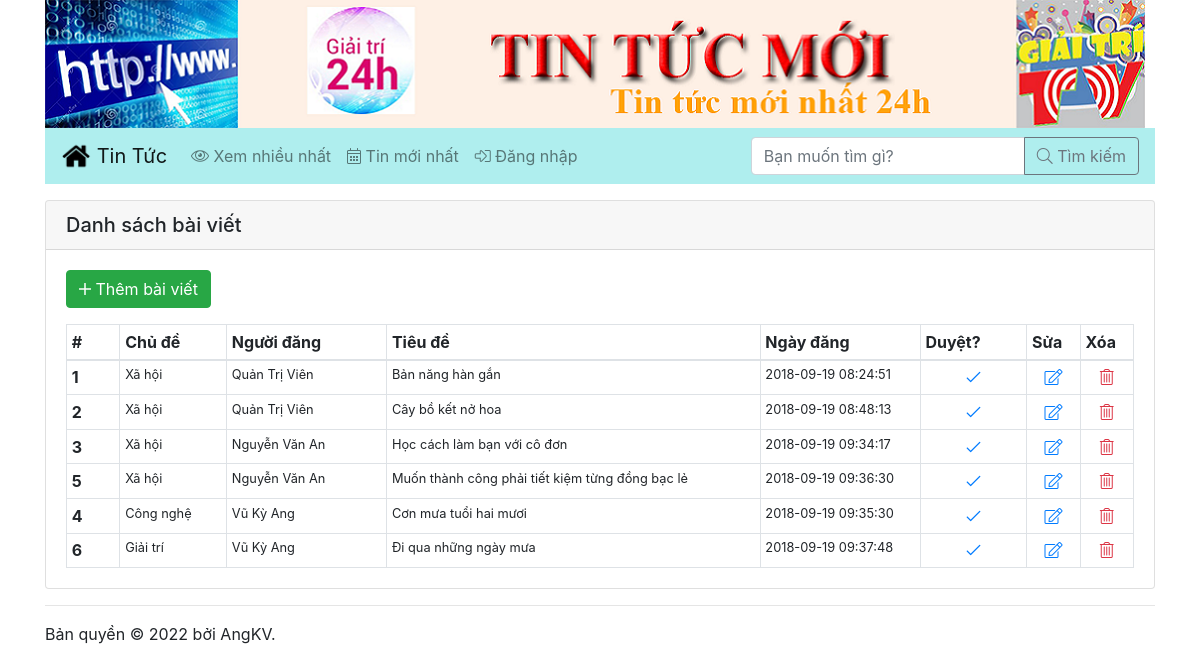
The app's page /baiviet.php with its own data.
### tables this page shows
CREATE TABLE `tbl_baiviet` (
  `ID` int(10) NOT NULL,
  `MaChuDe` int(10) NOT NULL,
  `MaNguoiDung` int(10) NOT NULL,
  `TieuDe` varchar(255) NOT NULL,
  `TomTat` text NOT NULL,
  `NoiDung` text NOT NULL,
  `NgayDang` datetime NOT NULL,
  `LuotXem` int(10) NOT NULL,
  `KiemDuyet` tinyint(1) NOT NULL
);

CREATE TABLE `tbl_chude` (
  `ID` int(10) NOT NULL,
  `TenChuDe` varchar(100) NOT NULL
);

CREATE TABLE `tbl_nguoidung` (
  `ID` int(10) NOT NULL,
  `HoVaTen` varchar(50) NOT NULL,
  `TenDangNhap` varchar(50) NOT NULL,
  `MatKhau` varchar(100) NOT NULL,
  `QuyenHan` tinyint(1) NOT NULL,
  `Khoa` tinyint(1) NOT NULL
);

### baiviet.php (the view, shortened to what this page needs)
<?php
	include_once "ketnoi.php";
	$sql = "SELECT b.*, c.TenChuDe, n.HoVaTen
			FROM tbl_baiviet b, tbl_chude c, tbl_nguoidung n
			WHERE b.MaChuDe = c.ID AND b.MaNguoiDung = n.ID";
	$danhsach = mysqli_query($link, $sql);
?>
<!DOCTYPE html>
<html lang="en">
<?php include_once "header.php"; ?>
<body>
	<div class="container">
		<?php include_once "navbar.php"; ?>
		<div class="card mt-3">
			<h5 class="card-header">Danh sách bài viết</h5>
			<div class="card-body">
				<p><a href="baiviet_them.php" class="btn btn-success"><i class="fal fa-plus"></i> Thêm bài viết</a></p>
				<table class="table table-bordered table-sm mb-0">
					<thead>
						<tr>
							<th width="5%">#</th>
							<th width="10%">Chủ đề</th>
							<th width="15%">Người đăng</th>
							<th width="35%">Tiêu đề</th>
							<th width="15%">Ngày đăng</th>
							<th width="10%">Duyệt?</th>
							<th width="5%">Sửa</th>
							<th width="5%">Xóa</th>
						</tr>
					</thead>
					<tbody>
						<?php
							while($dong = mysqli_fetch_array($danhsach))
							{
								echo "<tr>";
									echo "<th>{$dong['ID']}</th>";
									echo "<td class='small'>{$dong['TenChuDe']}</td>";
									echo "<td class='small'>{$dong['HoVaTen']}</td>";
									echo "<td class='small'>{$dong['TieuDe']}</td>";
									echo "<td class='small'>{$dong['NgayDang']}</td>";
									echo "<td class='text-center'>";
										if($dong['KiemDuyet'] == 0)
											echo "<a href='baiviet_duyet.php?id={$dong['ID']}'><i class='fal fa-ban text-danger'></i></a>";
										else
											echo "<a href='baiviet_duyet.php?id={$dong['ID']}'><i class='fal fa-check text-primary'></i></a>";
									echo "</td>";
									echo "<td class='text-center'><a href='baiviet_sua.php?id={$dong['ID']}'><i class='fal fa-edit'></i></a></td>";
									echo "<td class='text-center'><a href='baiviet_xoa.php?id={$dong['ID']}' onclick='return confirm(\"Bạn có muốn xóa bài viết {$dong['TieuDe']} không?\")'><i class='fal fa-trash-alt text-danger'></i></a></td>";
								echo "</tr>";
							}
						?>
					</tbody>
				</table>
			</div>
		</div>
		<?php include_once "footer.php"; ?>
	</div>
</body>
</html>

### header.php (shortened to what this page needs)
<head>
	<link rel="stylesheet" type="text/css" href="css/bootstrap.min.css" />
	<link rel="stylesheet" type="text/css" href="css/font-awesome.min.css" />
	<link rel="stylesheet" type="text/css" href="css/style.css" />
</head>

### navbar.php (shortened to what this page needs)
<img src="images\a.png" class="img-fluid" alt="Responsive image">
<nav class="navbar navbar-expand-xl navbar-light" style="background-color:#afeeee;">
	<a class="navbar-brand" href="index.php">
		<img src="images/new.png" width="30" height="30" class="d-inline-block align-top" alt="" /> Tin Tức
	</a>
	<div class="collapse navbar-collapse" id="navbarSupportedContent">
		<ul class="navbar-nav mr-auto">
			<li class="nav-item">
				<a class="nav-link" href="#"><i class="fal fa-eye"></i> Xem nhiều nhất</a>
			</li>
			<li class="nav-item">
				<a class="nav-link" href="#"><i class="fal fa-calendar-alt"></i> Tin mới nhất</a>
			</li>
			<?php if(!isset($_SESSION['MaND'])) { ?>
				<li class="nav-item">
					<a class="nav-link" href="dangnhap.php"><i class="fal fa-sign-in-alt"></i> Đăng nhập</a>
				</li>
			<?php } ?>
		</ul>
		<form class="form-inline my-2 my-lg-0">
			<div class="input-group">
				<input type="text" class="form-control" placeholder="Bạn muốn tìm gì?" aria-label="Tìm kiếm" aria-describedby="button-addon2">
				<div class="input-group-append">
					<button class="btn btn-outline-secondary" type="button" id="button-addon2"><i class="fal fa-search"></i> Tìm kiếm</button>
				</div>
			</div>
		</form>
	</div>
</nav>

### footer.php
<hr />
<footer>Bản quyền &copy; 2022 bởi AngKV.</footer>

### records on screen
tbl_baiviet: ID "1", MaChuDe.TenChuDe "Xã hội", MaNguoiDung.HoVaTen "Quản Trị Viên", TieuDe "Bản năng hàn gắn", NgayDang "2018-09-19 08:24:51"
tbl_baiviet: ID "2", MaChuDe.TenChuDe "Xã hội", MaNguoiDung.HoVaTen "Quản Trị Viên", TieuDe "Cây bồ kết nở hoa", NgayDang "2018-09-19 08:48:13"
tbl_baiviet: ID "3", MaChuDe.TenChuDe "Xã hội", MaNguoiDung.HoVaTen "Nguyễn Văn An", TieuDe "Học cách làm bạn với cô đơn", NgayDang "2018-09-19 09:34:17"
tbl_baiviet: ID "5", MaChuDe.TenChuDe "Xã hội", MaNguoiDung.HoVaTen "Nguyễn Văn An", TieuDe "Muốn thành công phải tiết kiệm từng đồng bạc lẻ", NgayDang "2018-09-19 09:36:30"
tbl_baiviet: ID "4", MaChuDe.TenChuDe "Công nghệ", MaNguoiDung.HoVaTen "Vũ Kỳ Ang", TieuDe "Cơn mưa tuổi hai mươi", NgayDang "2018-09-19 09:35:30"
tbl_baiviet: ID "6", MaChuDe.TenChuDe "Giải trí", MaNguoiDung.HoVaTen "Vũ Kỳ Ang", TieuDe "Đi qua những ngày mưa", NgayDang "2018-09-19 09:37:48"
